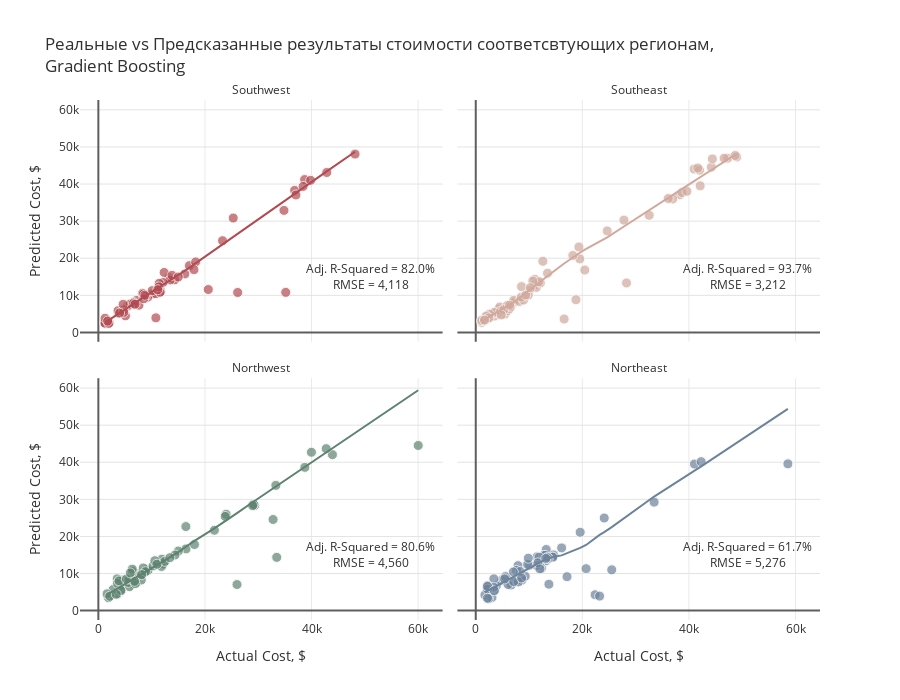

Notebook code cell kept with this figure:
### Markdown cell above
Корреляционная матрица показывает, что курильщики имеют сильную положительную связь со страховыми взносами на уровне 0,79, но в целом переменные в наборе данных не слишком сильно коррелируют друг с другом.

### Code cell
actuals=[]
preds=[]
rmses=[]
r2_scores=[]
adj_r2_scores=[]
feat_importance=pd.DataFrame()
regions = ins.region.unique()
s = StandardScaler()
col = ["#B14B51", '#D0A99C', '#5D8370','#6C839B']

for i in regions:
    
    # Filter data by region
    ins_df = ins[ins.region==i]
    X=ins_df.drop(['charges', 'region'], axis=1)
    y=ins_df.charges
    
    
    # Add polynomial features
    pf = PolynomialFeatures(degree=2, include_bias=False)
    X_pf = pd.DataFrame(data=pf.fit_transform(X), columns=pf.get_feature_names(X.columns))
    
    # Create training and test sets
    X_train, X_test, y_train, y_test = train_test_split(X_pf, y, test_size=0.2, random_state=1)
    X_train = pd.DataFrame(X_train, columns = X_pf.columns)
    X_test = pd.DataFrame(X_test, columns = X_pf.columns)
    actuals.append(pd.Series(y_test, name='actuals').reset_index())
    print("\nRegion: {}\n".format(i))
    print("Train Shape:{} {}  Test Shape:{} {}".format(X_train.shape, y_train.shape, X_test.shape, y_test.shape))
    
    # Scale features
    X_train = pd.DataFrame(data=s.fit_transform(X_train), columns=X_pf.columns)
    X_test = pd.DataFrame(data=s.transform(X_test), columns=X_pf.columns)
    
    # Tuning 
    grid = {'learning_rate': [0.0001, 0.001, 0.01, 0.1, 0.25, 0.5],
            'n_estimators': [int(x) for x in np.linspace(start = 200, stop = 1000, num = 5)],
            'subsample': [0.5, 0.8, 1],
            'min_samples_split': [2, 5, 10],
            'min_samples_leaf': [1, 2, 4],
            'max_depth': [int(x) for x in np.linspace(2, 10, num = 5)],
            'max_features': [None, 'sqrt']}
    xgb=GradientBoostingRegressor(random_state=21)
    xgb_cv=RandomizedSearchCV(estimator=xgb, param_distributions=grid, scoring='neg_mean_squared_error', 
                              n_iter=100, cv=3, random_state=21, n_jobs=-1)
    xgb_cv.fit(X_train, y_train)
    y_pred=xgb_cv.predict(X_test)
    preds.append(pd.Series(y_pred, name='preds').reset_index(drop=True))
    rmse=np.sqrt(mean_squared_error(y_test, y_pred)).round(2)
    r2=r2_score(y_test, y_pred)
    adj_r2 = 1 - (1-r2)*(len(y_test)-1)/(len(y_test)-X_test.shape[1]-1)
    rmses.append(rmse)
    r2_scores.append(r2)
    adj_r2_scores.append(adj_r2)
    
    # Save feature importance
    feat_importance["Importance_"+str(i)]=xgb_cv.best_estimator_.feature_importances_
    
    print("Test Error (RMSE) = {:,}".format(rmse))
    print("R-Squared = {:.2f}%, Adjusted R-Squared = {:.2f}%".format(r2*100, adj_r2*100))
    if i != 'Northeast':
        print("__________________________")

# Plot results
for i in range(0,4):
    actuals[i].loc[:,'index']=regions[i]
actual = pd.concat([actuals[i] for i in range(4)], axis = 0)
pred = pd.concat([preds[i] for i in range(4)], axis = 0)
df = pd.concat([actual, pred], axis=1).reset_index(drop=True)

fig = px.scatter(df, x="actuals", y="preds", color="index", trendline="lowess", height=700,
                 title="Реальные vs Предсказанные результаты стоимости соответсвтующих регионам,<br>Gradient Boosting",
                 color_discrete_sequence=col, opacity=0.7, facet_col='index', facet_col_wrap=2)

fig.for_each_annotation(lambda a: a.update(text=a.text.split("=")[-1]))
fig.add_annotation(text="Adj. R-Squared = {:.1f}%<br>RMSE = {:,.0f}".format(adj_r2_scores[0]*100,rmses[0]),
                   x=51e3,y=15e3, row=2,col=1, showarrow=False)
fig.add_annotation(text="Adj. R-Squared = {:.1f}%<br>RMSE = {:,.0f}".format(adj_r2_scores[1]*100,rmses[1]),
                   x=51e3,y=15e3, row=2,col=2, showarrow=False)
fig.add_annotation(text="Adj. R-Squared = {:.1f}%<br>RMSE = {:,.0f}".format(adj_r2_scores[2]*100,rmses[2]),
                   x=51e3,y=15e3, row=1,col=1, showarrow=False)
fig.add_annotation(text="Adj. R-Squared = {:.1f}%<br>RMSE = {:,.0f}".format(adj_r2_scores[3]*100,rmses[3]),
                   x=51e3,y=15e3, row=1,col=2, showarrow=False)

fig.update_traces(hovertemplate="Actual Cost: %{x:$,.2f}<br>Predicted Cost: %{y:$,.2f}",
                  marker=dict(size=10,line=dict(width=1,color="#F7F7F7")),
                  selector=dict(mode="markers"), showlegend=False)
fig.update_xaxes(title="Actual Cost, $", row=1)
fig.update_xaxes(showgrid=True, gridwidth=1, gridcolor='#EAEAEA',
                 zeroline=True, zerolinewidth=2, zerolinecolor='#5E5E5E')
fig.update_yaxes(title="Predicted Cost, $", col=1)
fig.update_yaxes(showgrid=True, gridwidth=1, gridcolor='#E3E3E3',
                 zeroline=True, zerolinewidth=2, zerolinecolor='#5E5E5E')
fig.update_layout(font_color="#303030", paper_bgcolor="white", plot_bgcolor="white")
fig.show()

### Figure 1 — Plotly figure (JSON) as saved in the notebook; plotly's stock layout.template omitted (floating-point values rounded to 4 significant figures)
{"data": [{"hovertemplate": "Actual Cost: %{x:$,.2f}<br>Predicted Cost: %{y:$,.2f}", "legendgroup": "Southwest", "marker": {"color": "#B14B51", "line": {"color": "#F7F7F7", "width": 1}, "opacity": 0.7, "size": 10, "symbol": "circle"}, "mode": "markers", "name": "Southwest", "orientation": "v", "showlegend": false, "type": "scatter", "x": [3761.0, 11670.0, 6312.0, 14320.0, 11550.0, 5080.0, 8269.0, 3693.0, 36840.0, 13220.0, 23310.0, 35160.0, 12350.0, 10070.0, 5488.0, 38711, 7197.0, 6572.0, 5980.0, 34830.0, 6600.0, 39840.0, 1256.0, 1242.0, 4762.0, 9265.0, 13470.0, 1759.0, 1242.0, 48170.0, 16230.0, 25310.0, 10790.0, 4751.0, 8557.0, 42860.0, 8278.0, 11580.0, 7624.0, 12150.0, 20630.0, 4647.0, 26140.0, 2008.0, 8444.0, 17080.0, 13820.0, 8825.0, 37080.0, 10100.0, 11410.0, 14990.0, 11360.0, 6876.0, 10800.0, 18260.0, 1262.0, 17940.0, 11150.0, 38420.0, 8522.0, 8703.0, 3988.0, 1965.0, 1743.0], "xaxis": "x3", "y": [5195.0, 11010.0, 7474.0, 14190.0, 11940.0, 4474.0, 9997.0, 5845.0, 38290.0, 14790.0, 24720.0, 10800.0, 16160.0, 10340.0, 7090.0, 41210.0, 8631.0, 8070.0, 7640.0, 32890.0, 7837.0, 41000.0, 2864.0, 2502.0, 6120.0, 9514.0, 14130.0, 3059.0, 2502.0, 48080.0, 15770.0, 30840.0, 10450.0, 5421.0, 9624.0, 43110.0, 10550.0, 10820.0, 7345.0, 13470.0, 11570.0, 7572.0, 10770.0, 2685.0, 10370.0, 18000.0, 15400.0, 9695.0, 37060.0, 11250.0, 13220.0, 14930.0, 12300.0, 7585.0, 3930.0, 19000.0, 3831.0, 16920.0, 11510.0, 39360.0, 9084.0, 10010.0, 5235.0, 2416.0, 3054.0], "yaxis": "y3"}, {"hovertemplate": "<b>LOWESS trendline</b><br><br>index=Southwest<br>actuals=%{x}<br>preds=%{y} <b>(trend)</b><extra></extra>", "legendgroup": "Southwest", "marker": {"color": "#B14B51", "symbol": "circle"}, "mode": "lines", "name": "Southwest", "showlegend": false, "type": "scatter", "x": [1242.0, 1242.0, 1256.0, 1262.0, 1743.0, 1759.0, 1965.0, 2008.0, 3693.0, 3761.0, 3988.0, 4647.0, 4751.0, 4762.0, 5080.0, 5488.0, 5980.0, 6312.0, 6572.0, 6600.0, 6876.0, 7197.0, 7624.0, 8269.0, 8278.0, 8444.0, 8522.0, 8557.0, 8703.0, 8825.0, 9265.0, 10070.0, 10100.0, 10790.0, 10800.0, 11150.0, 11360.0, 11410.0, 11550.0, 11580.0, 11670.0, 12150.0, 12350.0, 13220.0, 13470.0, 13820.0, 14320.0, 14990.0, 16230.0, 17080.0, 17940.0, 18260.0, 20630.0, 23310.0, 25310.0, 26140.0, 34830.0, 35160.0, 36840.0, 37080.0, 38420.0, 38711, 39840.0, 42860.0, 48170.0], "xaxis": "x3", "y": [2654.0, 2655.0, 2668.0, 2674.0, 3137.0, 3153.0, 3351.0, 3392.0, 5008.0, 5073.0, 5290.0, 5920.0, 6019.0, 6030.0, 6334.0, 6725.0, 7198.0, 7521.0, 7774.0, 7802.0, 8056.0, 8331.0, 8699.0, 9270.0, 9277.0, 9428.0, 9499.0, 9530.0, 9664.0, 9775.0, 10170.0, 10900.0, 10930.0, 11550.0, 11550.0, 11870.0, 12060.0, 12100.0, 12230.0, 12250.0, 12340.0, 12760.0, 12940.0, 13740.0, 13960.0, 14280.0, 14730.0, 15380.0, 16620.0, 17490.0, 18350.0, 18670.0, 21080.0, 23720.0, 25840.0, 26710.0, 35430.0, 35760.0, 37430.0, 37670.0, 39000.0, 39300.0, 40420.0, 43430.0, 48720.0], "yaxis": "y3"}, {"hovertemplate": "Actual Cost: %{x:$,.2f}<br>Predicted Cost: %{y:$,.2f}", "legendgroup": "Southeast", "marker": {"color": "#D0A99C", "line": {"color": "#F7F7F7", "width": 1}, "opacity": 0.7, "size": 10, "symbol": "circle"}, "mode": "markers", "name": "Southeast", "orientation": "v", "showlegend": false, "type": "scatter", "x": [44200.0, 6781.0, 5478.0, 32550.0, 1816.0, 11090.0, 11090.0, 13470.0, 47270.0, 10110.0, 38280.0, 19350.0, 1616.0, 40970.0, 1824.0, 7244.0, 36950.0, 42000.0, 6184.0, 20460.0, 7153.0, 2219.0, 8233.0, 4266.0, 19520.0, 27810.0, 16590.0, 5967.0, 4505.0, 3501.0, 4340.0, 5974.0, 3227.0, 11360.0, 12590.0, 6314.0, 5920.0, 12140.0, 3562.0, 4673.0, 46600.0, 2566.0, 41680.0, 8978.0, 48970.0, 24670.0, 8597.0, 38710.0, 1136.0, 18810.0, 1982.0, 1132.0, 6500.0, 1147.0, 8548.0, 39610.0, 11880.0, 48680.0, 44400.0, 18220.0, 28290.0, 9855.0, 10700.0, 5245.0, 1665.0, 2465.0, 9378.0, 10230.0, 36120.0, 4780.0, 6338.0, 42110.0, 1634.0], "xaxis": "x4", "y": [44560.0, 7643.0, 4941.0, 31570.0, 3731.0, 14310.0, 12860.0, 15970.0, 46960.0, 11420.0, 37110.0, 23040.0, 3340.0, 44040.0, 4091.0, 8159.0, 35960.0, 43750.0, 6298.0, 16820.0, 8670.0, 3671.0, 8366.0, 6262.0, 19830.0, 30280.0, 3608.0, 7043.0, 6860.0, 4400.0, 5100.0, 5835.0, 5228.0, 12150.0, 19170.0, 6396.0, 7274.0, 13360.0, 5417.0, 5725.0, 46980.0, 4917.0, 44310.0, 8729.0, 47300.0, 27360.0, 12350.0, 37720.0, 2702.0, 8807.0, 4406.0, 3275.0, 6878.0, 3214.0, 9519.0, 38050.0, 13690.0, 47700.0, 46780.0, 20760.0, 13340.0, 10060.0, 13850.0, 6110.0, 3287.0, 3900.0, 10070.0, 12050.0, 36100.0, 4708.0, 7331.0, 39520.0, 3350.0], "yaxis": "y4"}, {"hovertemplate": "<b>LOWESS trendline</b><br><br>index=Southeast<br>actuals=%{x}<br>preds=%{y} <b>(trend)</b><extra></extra>", "legendgroup": "Southeast", "marker": {"color": "#D0A99C", "symbol": "circle"}, "mode": "lines", "name": "Southeast", "showlegend": false, "type": "scatter", "x": [1132.0, 1136.0, 1147.0, 1616.0, 1634.0, 1665.0, 1816.0, 1824.0, 1982.0, 2219.0, 2465.0, 2566.0, 3227.0, 3501.0, 3562.0, 4266.0, 4340.0, 4505.0, 4673.0, 4780.0, 5245.0, 5478.0, 5920.0, 5967.0, 5974.0, 6184.0, 6314.0, 6338.0, 6500.0, 6781.0, 7153.0, 7244.0, 8233.0, 8548.0, 8597.0, 8978.0, 9378.0, 9855.0, 10110.0, 10230.0, 10700.0, 11090.0, 11090.0, 11360.0, 11880.0, 12140.0, 12590.0, 13470.0, 16590.0, 18220.0, 18810.0, 19350.0, 19520.0, 20460.0, 24670.0, 27810.0, 28290.0, 32550.0, 36120.0, 36950.0, 38280.0, 38710.0, 39610.0, 40970.0, 41680.0, 42000.0, 42110.0, 44200.0, 44400.0, 46600.0, 47270.0, 48680.0, 48970.0], "xaxis": "x4", "y": [2971.0, 2975.0, 2983.0, 3369.0, 3384.0, 3410.0, 3535.0, 3542.0, 3672.0, 3870.0, 4075.0, 4161.0, 4719.0, 4952.0, 5004.0, 5611.0, 5676.0, 5819.0, 5966.0, 6059.0, 6469.0, 6674.0, 7067.0, 7109.0, 7115.0, 7302.0, 7417.0, 7439.0, 7584.0, 7835.0, 8173.0, 8258.0, 9364.0, 9721.0, 9777.0, 10210.0, 10670.0, 11210.0, 11510.0, 11650.0, 12210.0, 12660.0, 12660.0, 12960.0, 13520.0, 13800.0, 14280.0, 15220.0, 18570.0, 20290.0, 20840.0, 21330.0, 21470.0, 22300.0, 25640.0, 28550.0, 29010.0, 33010.0, 36310.0, 37080.0, 38300.0, 38700.0, 39530.0, 40780.0, 41430.0, 41730.0, 41830.0, 43760.0, 43950.0, 45990.0, 46610.0, 47920.0, 48190.0], "yaxis": "y4"}, {"hovertemplate": "Actual Cost: %{x:$,.2f}<br>Predicted Cost: %{y:$,.2f}", "legendgroup": "Northwest", "marker": {"color": "#5D8370", "line": {"color": "#F7F7F7", "width": 1}, "opacity": 0.7, "size": 10, "symbol": "circle"}, "mode": "markers", "name": "Northwest", "orientation": "v", "showlegend": false, "type": "scatter", "x": [9174.0, 4433.0, 21770.0, 7732.0, 33470.0, 4618.0, 3594.0, 12240.0, 6204.0, 11840.0, 4467.0, 8163.0, 6394.0, 1906.0, 23970.0, 2775.0, 3538.0, 32790.0, 6112.0, 9302.0, 11950.0, 6389.0, 23810.0, 10260.0, 4244.0, 16460.0, 8413.0, 26020.0, 60020.0, 3580.0, 12480.0, 5856.0, 7154.0, 1636.0, 6987.0, 43920.0, 15020.0, 29330.0, 5630.0, 8827.0, 8060.0, 5729.0, 14380.0, 29140.0, 38750.0, 3877.0, 42760.0, 6374.0, 28950.0, 16420.0, 10600.0, 18030.0, 39980.0, 6941.0, 4240.0, 6361.0, 8116.0, 6797.0, 2137.0, 33310.0, 13420.0, 10980.0, 3353.0, 5261.0, 5990.0], "xaxis": "x", "y": [11130.0, 8222.0, 21660.0, 10030.0, 14360.0, 7606.0, 4464.0, 12630.0, 8283.0, 11900.0, 6931.0, 9653.0, 8071.0, 3463.0, 25970.0, 5700.0, 8561.0, 24570.0, 7251.0, 10810.0, 13880.0, 7298.0, 25390.0, 12050.0, 5530.0, 16640.0, 11500.0, 7036.0, 44520.0, 7360.0, 13280.0, 6458.0, 7596.0, 4520.0, 9300.0, 42050.0, 16060.0, 28350.0, 7613.0, 10490.0, 8248.0, 8500.0, 14980.0, 28610.0, 38620.0, 7997.0, 43670.0, 10590.0, 28310.0, 22660.0, 13470.0, 17820.0, 42690.0, 7293.0, 5395.0, 11190.0, 9699.0, 7908.0, 3862.0, 33770.0, 14270.0, 12490.0, 4404.0, 8524.0, 10160.0], "yaxis": "y"}, {"hovertemplate": "<b>LOWESS trendline</b><br><br>index=Northwest<br>actuals=%{x}<br>preds=%{y} <b>(trend)</b><extra></extra>", "legendgroup": "Northwest", "marker": {"color": "#5D8370", "symbol": "circle"}, "mode": "lines", "name": "Northwest", "showlegend": false, "type": "scatter", "x": [1636.0, 1906.0, 2137.0, 2775.0, 3353.0, 3538.0, 3580.0, 3594.0, 3877.0, 4240.0, 4244.0, 4433.0, 4467.0, 4618.0, 5261.0, 5630.0, 5729.0, 5856.0, 5990.0, 6112.0, 6204.0, 6361.0, 6374.0, 6389.0, 6394.0, 6797.0, 6941.0, 6987.0, 7154.0, 7732.0, 8060.0, 8116.0, 8163.0, 8413.0, 8827.0, 9174.0, 9302.0, 10260.0, 10600.0, 10980.0, 11840.0, 11950.0, 12240.0, 12480.0, 13420.0, 14380.0, 15020.0, 16420.0, 16460.0, 18030.0, 21770.0, 23810.0, 23970.0, 26020.0, 28950.0, 29140.0, 29330.0, 32790.0, 33310.0, 33470.0, 38750.0, 39980.0, 42760.0, 43920.0, 60020.0], "xaxis": "x", "y": [4324.0, 4563.0, 4765.0, 5324.0, 5827.0, 5987.0, 6024.0, 6036.0, 6282.0, 6598.0, 6601.0, 6766.0, 6795.0, 6927.0, 7489.0, 7811.0, 7897.0, 8007.0, 8124.0, 8230.0, 8309.0, 8444.0, 8455.0, 8468.0, 8472.0, 8811.0, 8930.0, 8971.0, 9113.0, 9608.0, 9879.0, 9925.0, 9963.0, 10170.0, 10500.0, 10790.0, 10890.0, 11690.0, 11970.0, 12290.0, 13010.0, 13100.0, 13340.0, 13540.0, 14310.0, 15120.0, 15740.0, 17210.0, 17250.0, 18810.0, 22180.0, 24100.0, 24250.0, 26300.0, 29210.0, 29390.0, 29580.0, 32920.0, 33420.0, 33580.0, 38680.0, 39880.0, 42580.0, 43720.0, 59400.0], "yaxis": "y"}, {"hovertemplate": "Actual Cost: %{x:$,.2f}<br>Predicted Cost: %{y:$,.2f}", "legendgroup": "Northeast", "marker": {"color": "#6C839B", "line": {"color": "#F7F7F7", "width": 1}, "opacity": 0.7, "size": 10, "symbol": "circle"}, "mode": "markers", "name": "Northeast", "orientation": "v", "showlegend": false, "type": "scatter", "x": [58570.0, 41030.0, 13130.0, 17130.0, 13220.0, 42300.0, 8628.0, 11510.0, 13230.0, 12730.0, 3559.0, 14590.0, 13020.0, 6113.0, 4847.0, 14450.0, 9282.0, 5595.0, 2204.0, 6641.0, 12320.0, 7935.0, 3858.0, 1712.0, 2727.0, 7639.0, 3044.0, 25520.0, 11940.0, 3393.0, 14450.0, 33480.0, 20710.0, 8334.0, 2218.0, 11880.0, 11390.0, 10070.0, 2396.0, 7730.0, 2211.0, 3385.0, 24110.0, 2206.0, 9723.0, 13620.0, 11660.0, 6067.0, 19590.0, 2217.0, 22400.0, 12030.0, 9866.0, 16120.0, 7050.0, 5429.0, 13430.0, 2196.0, 7986.0, 13730.0, 3482.0, 13140.0, 23240.0, 7134.0, 8606.0], "xaxis": "x2", "y": [39570.0, 39520.0, 13400.0, 9147.0, 14970.0, 40160.0, 8207.0, 14500.0, 16480.0, 14890.0, 5641.0, 15030.0, 14910.0, 8193.0, 8148.0, 14420.0, 9259.0, 9175.0, 5865.0, 6892.0, 11460.0, 12140.0, 6695.0, 4208.0, 5953.0, 10840.0, 3518.0, 11000.0, 12130.0, 8573.0, 14420.0, 29250.0, 11310.0, 10550.0, 6546.0, 14410.0, 12190.0, 12230.0, 3192.0, 8143.0, 6736.0, 6299.0, 24960.0, 5799.0, 12460.0, 14050.0, 12870.0, 7028.0, 21130.0, 6507.0, 4283.0, 11240.0, 14140.0, 16910.0, 10430.0, 8554.0, 14360.0, 3351.0, 7731.0, 7118.0, 5370.0, 14070.0, 3908.0, 7811.0, 8809.0], "yaxis": "y2"}, {"hovertemplate": "<b>LOWESS trendline</b><br><br>index=Northeast<br>actuals=%{x}<br>preds=%{y} <b>(trend)</b><extra></extra>", "legendgroup": "Northeast", "marker": {"color": "#6C839B", "symbol": "circle"}, "mode": "lines", "name": "Northeast", "showlegend": false, "type": "scatter", "x": [1712.0, 2196.0, 2204.0, 2206.0, 2211.0, 2217.0, 2218.0, 2396.0, 2727.0, 3044.0, 3385.0, 3393.0, 3482.0, 3559.0, 3858.0, 4847.0, 5429.0, 5595.0, 6067.0, 6113.0, 6641.0, 7050.0, 7134.0, 7639.0, 7730.0, 7935.0, 7986.0, 8334.0, 8606.0, 8628.0, 9282.0, 9723.0, 9866.0, 10070.0, 11390.0, 11510.0, 11660.0, 11880.0, 11940.0, 12030.0, 12320.0, 12730.0, 13020.0, 13130.0, 13140.0, 13220.0, 13230.0, 13430.0, 13620.0, 13730.0, 14450.0, 14450.0, 14590.0, 16120.0, 17130.0, 19590.0, 20710.0, 22400.0, 23240.0, 24110.0, 25520.0, 33480.0, 41030.0, 42300.0, 58570.0], "xaxis": "x2", "y": [4915.0, 5281.0, 5287.0, 5288.0, 5292.0, 5297.0, 5297.0, 5432.0, 5683.0, 5923.0, 6181.0, 6187.0, 6254.0, 6312.0, 6539.0, 7293.0, 7741.0, 7869.0, 8237.0, 8273.0, 8685.0, 9005.0, 9070.0, 9470.0, 9544.0, 9718.0, 9760.0, 10050.0, 10270.0, 10290.0, 10820.0, 11200.0, 11320.0, 11490.0, 12570.0, 12660.0, 12770.0, 12940.0, 12980.0, 13050.0, 13280.0, 13570.0, 13750.0, 13820.0, 13830.0, 13880.0, 13890.0, 14020.0, 14140.0, 14200.0, 14490.0, 14490.0, 14530.0, 14890.0, 15430.0, 16900.0, 17700.0, 19610.0, 20420.0, 21150.0, 22500.0, 30750.0, 37710.0, 38890.0, 54400.0], "yaxis": "y2"}], "layout": {"annotations": [{"showarrow": false, "text": "Northwest", "x": 0.245, "xanchor": "center", "xref": "paper", "y": 0.465, "yanchor": "bottom", "yref": "paper"}, {"showarrow": false, "text": "Northeast", "x": 0.755, "xanchor": "center", "xref": "paper", "y": 0.465, "yanchor": "bottom", "yref": "paper"}, {"showarrow": false, "text": "Southwest", "x": 0.245, "xanchor": "center", "xref": "paper", "y": 1.0, "yanchor": "bottom", "yref": "paper"}, {"showarrow": false, "text": "Southeast", "x": 0.755, "xanchor": "center", "xref": "paper", "y": 1.0, "yanchor": "bottom", "yref": "paper"}, {"showarrow": false, "text": "Adj. R-Squared = 82.0%<br>RMSE = 4,118", "x": 51000, "xref": "x3", "y": 15000, "yref": "y3"}, {"showarrow": false, "text": "Adj. R-Squared = 93.7%<br>RMSE = 3,212", "x": 51000, "xref": "x4", "y": 15000, "yref": "y4"}, {"showarrow": false, "text": "Adj. R-Squared = 80.6%<br>RMSE = 4,560", "x": 51000, "xref": "x", "y": 15000, "yref": "y"}, {"showarrow": false, "text": "Adj. R-Squared = 61.7%<br>RMSE = 5,276", "x": 51000, "xref": "x2", "y": 15000, "yref": "y2"}], "font": {"color": "#303030"}, "height": 700, "legend": {"title": {"text": "index"}, "tracegroupgap": 0}, "paper_bgcolor": "white", "plot_bgcolor": "white", "title": {"text": "Реальные vs Предсказанные результаты стоимости соответсвтующих регионам,<br>Gradient Boosting"}, "xaxis": {"anchor": "y", "domain": [0, 0.49], "gridcolor": "#EAEAEA", "gridwidth": 1, "showgrid": true, "title": {"text": "Actual Cost, $"}, "zeroline": true, "zerolinecolor": "#5E5E5E", "zerolinewidth": 2}, "xaxis2": {"anchor": "y2", "domain": [0.51, 1], "gridcolor": "#EAEAEA", "gridwidth": 1, "matches": "x", "showgrid": true, "title": {"text": "Actual Cost, $"}, "zeroline": true, "zerolinecolor": "#5E5E5E", "zerolinewidth": 2}, "xaxis3": {"anchor": "y3", "domain": [0, 0.49], "gridcolor": "#EAEAEA", "gridwidth": 1, "matches": "x", "showgrid": true, "showticklabels": false, "zeroline": true, "zerolinecolor": "#5E5E5E", "zerolinewidth": 2}, "xaxis4": {"anchor": "y4", "domain": [0.51, 1], "gridcolor": "#EAEAEA", "gridwidth": 1, "matches": "x", "showgrid": true, "showticklabels": false, "zeroline": true, "zerolinecolor": "#5E5E5E", "zerolinewidth": 2}, "yaxis": {"anchor": "x", "domain": [0, 0.465], "gridcolor": "#E3E3E3", "gridwidth": 1, "showgrid": true, "title": {"text": "Predicted Cost, $"}, "zeroline": true, "zerolinecolor": "#5E5E5E", "zerolinewidth": 2}, "yaxis2": {"anchor": "x2", "domain": [0, 0.465], "gridcolor": "#E3E3E3", "gridwidth": 1, "matches": "y", "showgrid": true, "showticklabels": false, "zeroline": true, "zerolinecolor": "#5E5E5E", "zerolinewidth": 2}, "yaxis3": {"anchor": "x3", "domain": [0.535, 1.0], "gridcolor": "#E3E3E3", "gridwidth": 1, "matches": "y", "showgrid": true, "title": {"text": "Predicted Cost, $"}, "zeroline": true, "zerolinecolor": "#5E5E5E", "zerolinewidth": 2}, "yaxis4": {"anchor": "x4", "domain": [0.535, 1.0], "gridcolor": "#E3E3E3", "gridwidth": 1, "matches": "y", "showgrid": true, "showticklabels": false, "zeroline": true, "zerolinecolor": "#5E5E5E", "zerolinewidth": 2}}}
